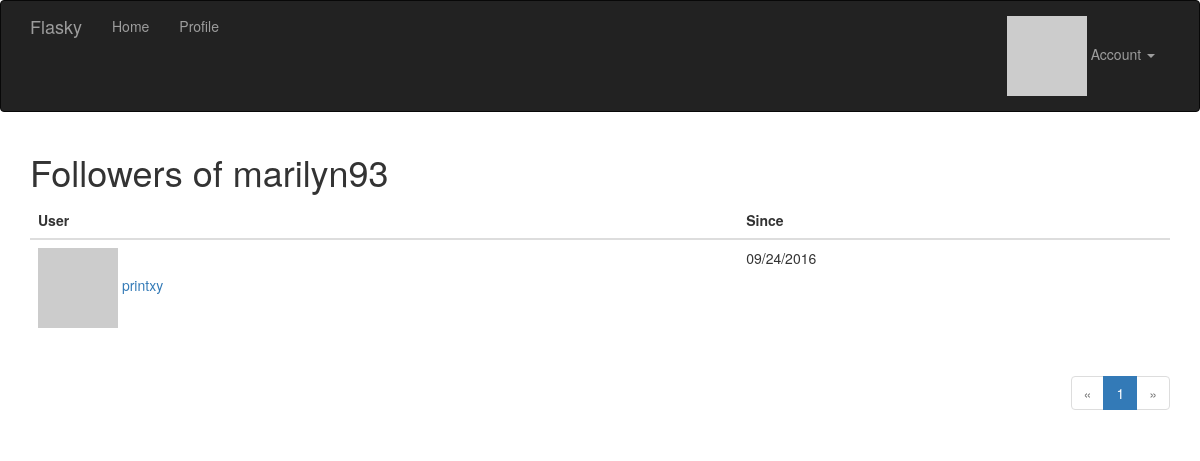
The page /followers/marilyn93 (signed in) on the database its author committed.
### app/models.py (models this page shows, shortened)
class User(UserMixin, db.Model):
    __tablename__ = 'users'
    id = db.Column(db.Integer, primary_key=True)
    email = db.Column(db.String(64), unique=True, index=True)
    username = db.Column(db.String(64), unique=True, index=True)
    role_id = db.Column(db.Integer, db.ForeignKey('roles.id'))
    password_hash = db.Column(db.String(128))
    confirmed = db.Column(db.Boolean, default=False)
    name = db.Column(db.String(64))
    location = db.Column(db.String(64))
    about_me = db.Column(db.Text())
    member_since = db.Column(db.DateTime(), default=datetime.utcnow)
    last_seen = db.Column(db.DateTime(), default=datetime.utcnow)
    avatar_hash = db.Column(db.String(32))
    posts = db.relationship('Post', backref='author', lazy='dynamic')
    followed = db.relationship('Follow',
                                foreign_keys=[Follow.follower_id],
                                backref=db.backref('follower',lazy='joined'),
                                lazy='dynamic',
                                cascade='all,delete-orphan')
    followers = db.relationship('Follow',
                                foreign_keys=[Follow.followed_id],
                                backref=db.backref('followed',lazy='joined'),
                                lazy='dynamic',
                                cascade='all,delete-orphan')
    @property
    def password(self):
        raise AttributeError('password is not a readable attribute')
    def gravatar(self, size=100, default='identicon', rating='g'):
        if request.is_secure:
            url = 'https://secure.gravatar.com/avatar'
        else:
            url = 'http://www.gravatar.com/avatar'
        hash = self.avatar_hash or hashlib.md5(
            self.email.encode('utf-8')).hexdigest()
        return '{url}/{hash}?s={size}&d={default}&r={rating}'.format(
            url=url, hash=hash, size=size, default=default, rating=rating)

class Follow(db.Model):
    __tablename__ = 'follows'
    follower_id = db.Column(db.Integer,db.ForeignKey('users.id'),
                            primary_key=True)
    followed_id = db.Column(db.Integer,db.ForeignKey('users.id'),
                            primary_key=True)
    timestamp = db.Column(db.DateTime,default=datetime.utcnow)

### app/main/views.py (the view)
@main.route('/followers/<username>')
def followers(username):
    user = User.query.filter_by(username=username).first()
    if user is None:
        flash('Invalid user.')
        return redirect(url_for('.index'))
    page = request.args.get('page', 1, type=int)
    pagination = user.followers.paginate(
        page,per_page=current_app.config['FLASKY_FOLLOWERS_PER_PAGE'],
        error_out=False)
    follows = [{'user':item.follower,'timestamp':item.timestamp} for item in pagination.items]
    return render_template('followers.html',user=user,title="Followers of",
                            endpoint='.followers',pagination=pagination,
                            follows=follows)

### app/auth/views.py (called while the page is built)
@auth.before_app_request
def before_request():
    if current_user.is_authenticated:
        current_user.ping
        if not current_user.confirmed \
                and request.endpoint[:5] != 'auth.' \
                and request.endpoint != 'static':
            return redirect(url_for('auth.unconfirmed'))

### app/main/__init__.py (called while the page is built)
@main.app_context_processor
def inject_permissions():
	return dict(Permission=Permission)

### app/models.py (called while the page is built)
@login_manager.user_loader
def load_user(user_id):
    return User.query.get(int(user_id))

### app/templates/followers.html (shortened to what this page needs)
{% extends "base.html" %}
{% import "_macros.html" as macros %}
{% block page_content %}
<div class="page_header">
	<h1>{{ title }} {{ user.username }}</h1>
</div>
<table class="table table-hover followers">
	<thead><tr><th>User</th><th>Since</th></tr></thead>
	{% for follow in follows %}
	<tr>
		<td>
			<a href="{{ url_for('.user', username = follow.user.username) }}">
				<img class=""img-rounded" src="{{ follow.user.gravatar(size=32) }}">
				{{ follow.user.username }}
			</a>
		</td>
		<td>{{ moment(follow.timestamp).format('L') }}</td>
	</tr>
	{% endfor %}
</table>
<div class="pagination">
	{{ macros.pagination_widget(pagination,endpoint,username = user.username) }}
</div>
{% endblock %}

### app/static/styles.css (style rules this page uses)
div.pagination { width: 100%; text-align: right; padding: 0px; margin: 0px; }

### rows shown on the page
User: username "marilyn93"
User: user.username "printxy"
Follow: timestamp "09/24/2016"

### other values the page prints
{{ title }} "Followers of"
{{ p }} "1"
